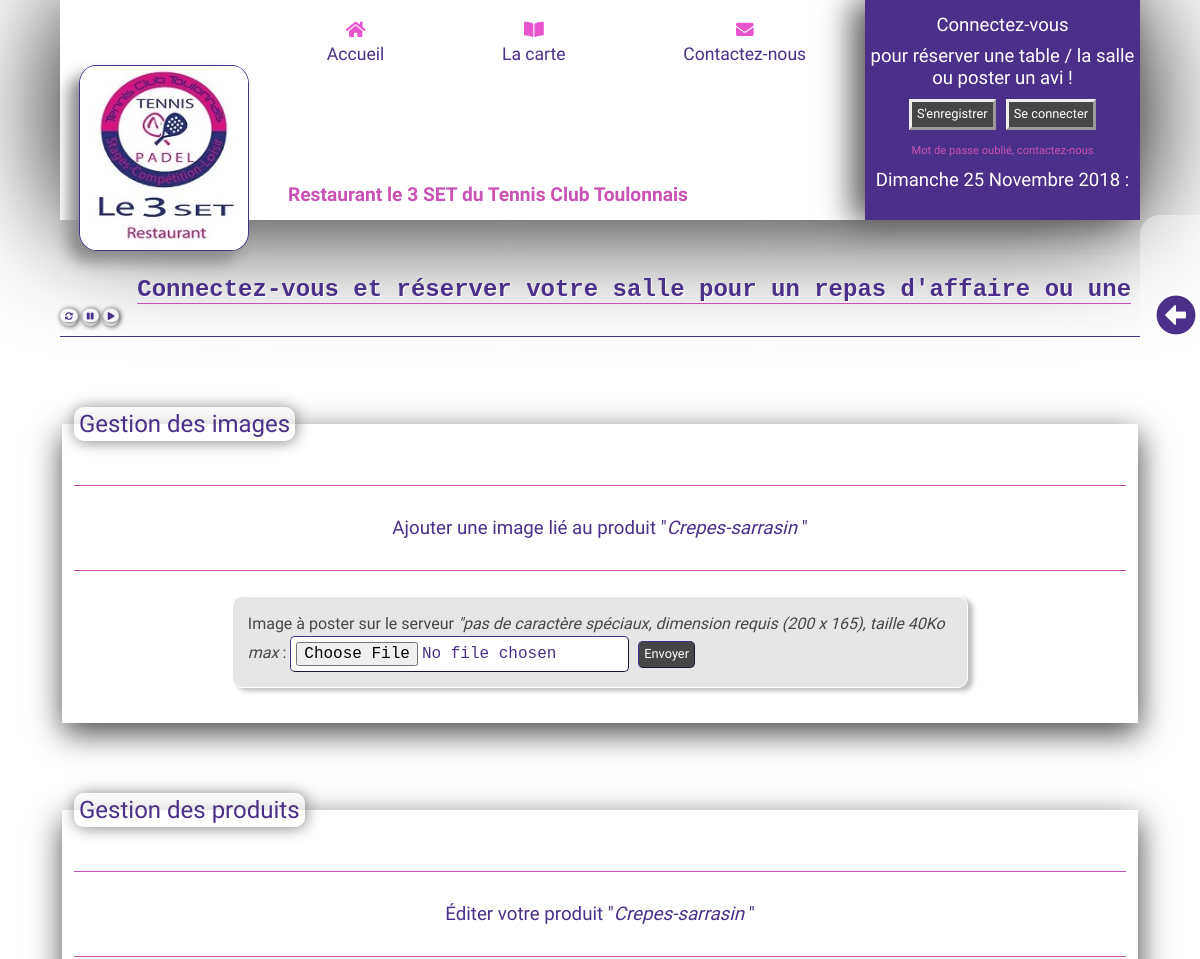
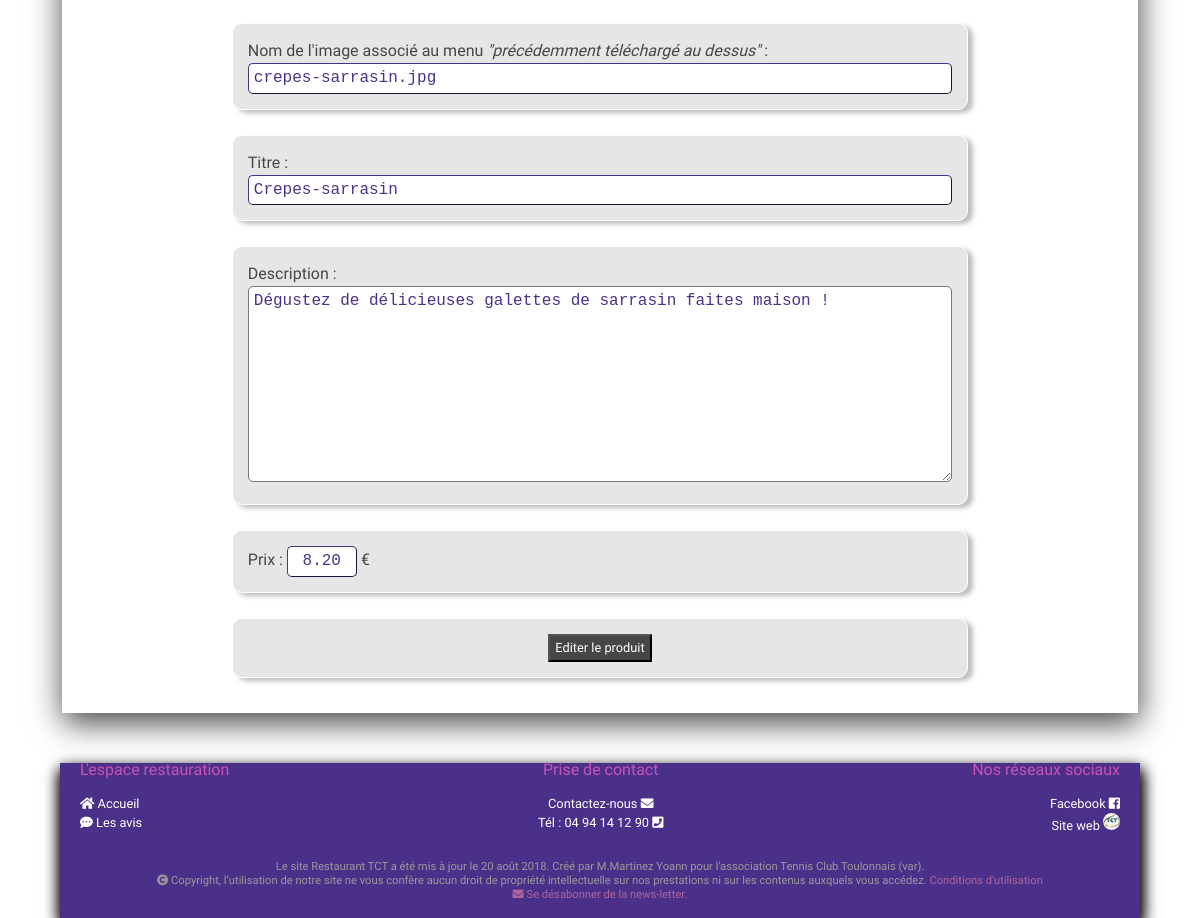
/?page=manager/editProductManager&id=1, run on the app's committed database (2 pictures, top to bottom).
### tables this page shows
CREATE TABLE `homes` (
  `id` int(10) NOT NULL,
  `title` varchar(70) NOT NULL,
  `textHome` text NOT NULL,
  `pop` varchar(76) NOT NULL
);

CREATE TABLE `products` (
  `id` int(10) UNSIGNED NOT NULL,
  `mealsId` int(10) NOT NULL,
  `titleProduct` varchar(64) NOT NULL,
  `priceSingle` double NOT NULL,
  `priceTotal` double DEFAULT NULL,
  `description` varchar(512) NOT NULL,
  `picture` varchar(128) NOT NULL
);

### index.php (called while the page is built, shortened)
<?php
if(array_key_exists("page", $_GET)) {
    $page = $_GET['page'];
    if (file_exists("application/controller/$page" . "_controller" . ".php")) {
        require_once "application/controller/$page" . "_controller" . ".php";
    }
} else {
    $template = "home";
}
require_once "application/controller/home_controller.php";
require_once "application/view/layout.phtml";

### application/config/config.php (called while the page is built)
<?php
$this->data = new PDO('mysql:host=localhost;dbname=restauranttct;charset=UTF8','root','Yoann1995$',
    [
        PDO::ATTR_ERRMODE => PDO::ERRMODE_EXCEPTION,
        PDO::ATTR_DEFAULT_FETCH_MODE => PDO::FETCH_ASSOC
    ]
);
$this->data->setAttribute(PDO::ATTR_ERRMODE, PDO::ERRMODE_EXCEPTION);
$this->data->setAttribute(PDO::ATTR_DEFAULT_FETCH_MODE, PDO::FETCH_ASSOC);
$this->data->query("SET lc_time_names = 'fr_FR';");

### application/model/DatabaseHome.class.php (called while the page is built, shortened)
<?php
class DataBaseHome
{
    private $data;
    function __construct()
    {
        include 'application/config/config.php';
    }
    function get_homes() {
        $sql = 'SELECT
                  id,
                  title,
                  textHome,
                  pop
                FROM
                  homes
                 ';
        $query = $this->data->prepare($sql);
        $query->execute();
        return $query->fetchAll();
    }
}

### application/controller/home_controller.php (called while the page is built)
<?php
require_once 'application/model/DatabaseHome.class.php';
$dataHome = new DataBaseHome();
$Homes = $dataHome->get_homes();
require_once 'application/model/DatabaseProduct.class.php';
$dataProduct = new DataBaseProduct();
$Products = $dataProduct->get_Products();

### application/controller/manager/editProductManager_controller.php (called while the page is built, shortened)
<?php
require_once 'application/model/DatabaseHome.class.php';
$dataHome = new DataBaseHome();
$Homes = $dataHome->get_homes();
require_once 'application/model/DatabaseProduct.class.php';
$http_id = $_GET['id'];
$dataProduct = new DataBaseProduct();
$Product = $dataProduct->get_Product($http_id);

### application/model/DatabaseProduct.class.php (called while the page is built, shortened)
<?php
class DataBaseProduct {
    private $data;
    function __construct()
    {
        include 'application/config/config.php';
    }
    function get_Products() {
        $sql = 'SELECT
                  id,
                  picture,
                  titleProduct,
                  description,
                  priceSingle
                FROM
                  products';
        $query = $this->data->prepare($sql);
        $query->execute();
        return $query->fetchAll();
    }
    function get_Product($id) {
        $sql = 'SELECT
                  id,
                  picture,
                  titleProduct,
                  description,
                  priceSingle
                FROM
                  products
                WHERE
                  id = ?';
        $query = $this->data->prepare($sql);
        $query->execute([$id]);
        return $query->fetch();
    }
}

### application/view/manager/editProductManager.phtml (the view, shortened to what this page needs)
<main>
    <?php require_once "application/view/manager/boxNavManager.phtml" ?>
    <section>
        <form id="ajout_form" method="post" action="<?="application/view/images/img_card/"?>upload.php" enctype="multipart/form-data">
            <fieldset>
                <legend><h2>Gestion des images</h2></legend>
                <div id="container_form">
                    <h3>Ajouter une image lié au produit "<em><?= htmlspecialchars($Product['titleProduct']) ?></em> "</h3>
                    <ul>
                        <li>
                            Image à poster sur le serveur <em>"pas de caractère spéciaux, dimension requis (200 x 165), taille 40Ko max</em> :
                            <input type="file" name="avatar">
                            <input id="button_onform" type="submit" value="Envoyer">
                        </li>
                    </ul>
            </fieldset>
        </form>
        <form id="ajout_form" method="post">
            <fieldset>
                <legend><h2>Gestion des produits</h2></legend>
                <div id="container_form">
                    <h3>Éditer votre produit "<em><?= htmlspecialchars($Product['titleProduct']) ?></em> "</h3>
                    <ul>
                        <li>
                            <label>Nom de l'image associé au menu <em>"précédemment téléchargé au dessus"</em> :
                                <input type="text" id="Product" value="<?= htmlspecialchars($Product['picture']) ?>" name="picture" maxlength="22" placeholder="Hot-Dog.png"  required />
                            </label>
                        </li>
                        <li>
                            <label>Titre :
                                <input type="text" id="Product" value="<?= htmlspecialchars($Product['titleProduct']) ?>" name="titleProduct" maxlength="50" placeholder="Hot-Dog..."  required />
                            </label>
                        </li>
                        <li>
                            <label>Description :</label>
                            <textarea name="description" rows="10" cols="40" id="Product" maxlength="650" placeholder="Le typique sandwitch américain avec sa saucisse cuite accompagnée..." required><?= htmlspecialchars($Product['description']) ?></textarea>
                        </li>
                        <li>
                            <label>Prix :
                                <input type="text" value=" <?= number_format($Product['priceSingle'], 2) ?>" id="priceSingle" name="priceSingle" placeholder="20.90" maxlength="5" required />
                                €
                            </label>
                        </li>
                        <li class="form_title">
                            <button id="button_onform" type="submit" name="editProduct" onclick="window.location.href='<?php HOME ?>?page=manager/cardManager'">Editer le produit</button>
                        </li>
                    </ul>
                </div>
            </fieldset>
        </form>
    </section>
</main>

### application/view/header.phtml (shortened to what this page needs)
<header>
    <section>
        <div class="container_nav">
            <div class="logo_tct">
                <a href="<?php htmlspecialchars(HOME) ?>?page=home"><img src="<?= VIEW_PATH ?>images/logo_tct.jpg" alt="logo_tct" title="Le 3 SET"></a>
            </div>
            <nav>
                <ul>
                    <li id="home">
                        <a href="<?php htmlspecialchars(HOME) ?>?page=home"><i class="fas fa-home"></i><br>Accueil</a>
                    </li>
                    <li id="card">
                        <a href="<?php htmlspecialchars(HOME) ?>?page=user/card"><i class="fas fa-book-open"></i><br>La carte</a>
                    </li>
                    <li id="contact">
                        <a href="<?php htmlspecialchars(HOME) ?>?page=user/contact"><i class="fa fa-envelope"></i><br>Contactez-nous</a>
                    </li>
                </ul>
                <h1>Restaurant le 3 SET du Tennis Club Toulonnais</h1>
            </nav>
        </div>
        <div class="box_login">
            <div class="<?= $_SESSION['hide'] ?>">
                <p>Connectez-vous</p>
                <p>pour réserver une table / la salle ou poster un avi !</p>
                <div class="log_tct">
                    <a href="<?php htmlspecialchars(HOME) ?>?page=log/register" class="login">S'enregistrer</a>
                    <a href="<?php htmlspecialchars(HOME) ?>?page=log/login" class="login">Se connecter</a>
                </div>
                <a href="<?php htmlspecialchars(HOME) ?>?page=user/contact" class="mdp_forget">Mot de passe oublié, contactez-nous</a>
            </div>
            <div id="date">
            </div>
        </div>
    </section>
</header>
<body onload="initDefile()">
<div class="box_pop">
    <?php if (isset($Homes)) {
        foreach ($Homes as $home): ?>
            <span id="text_pop"><?= htmlspecialchars($home['pop']) ?></span>
        <?php endforeach;
    } ?>
</div>
<div class="button_pop">
    <a class="button_play" title="Rafraichir la page" href="#" onclick='window.location.reload(false)'><i class="fas fa-sync-alt"></i></a>
    <a class="button_pause" title="Mettre en pause" href="#" onclick="myStopFunction()"><i class="fas fa-pause"></i></a>
    <a class="button_play" title="Redémarage du texte" href="#" onclick="myPlayFunction()"><i class="fas fa-play"></i></a>
</div>
</body>

### application/view/css/style.css (style rules this page uses)
html { background: url("../images/Menu.jpg") no-repeat center; background-size: cover; }
* { box-sizing: border-box; outline: none; }
header { font-family: 'Amiko', sans-serif; font-size: 1rem; }
body { max-width: 90%; margin: 0 auto; font-family: 'Cantata One', serif; font-size: 1rem; background-color: rgba(255, 255, 255, 0.40); }
main { min-height: 650px; margin-top: 10px; border-top: 1px solid #4b3089; }
.visible { flex-direction: column; }
#timerPathHome, textarea { color: #4b3089; }
header section { display: flex; box-shadow: 1px 1px 120px black; justify-content: space-between; height: 220px; }
.logo_tct img { width: 170px; border: 1px solid #4b3089; border-radius: 10%; margin: 65px 19px; box-shadow: -10px 10px 15px #8a8a8a; transition: 2.7s; -webkit-transition: 2.7s; -moz-transition: 2.7s; -o-transition: 2.7s; }
.container_nav { width: 100%; display: flex; background-color: white; }
nav { width: 100%; z-index: 1; }
header ul { display: flex; justify-content: space-around; padding: 0; max-height: 500px; }
header li { text-align: center; display: inline-grid; list-style: none; font-family: 'Cantata One', serif; }
header i { color: #e655ce; padding: 5px; }
header nav a { text-decoration: none; font-size: 1.1em; color: #4b3089; transition-property: transform; transition-duration: 1s; transition-timing-function: ease; }
header h1 { color: #c952b5; font-size: 1.2em; font-family: 'Indie Flower', cursive; margin: 120px 0 0 20px; }
.box_login { padding: 5px; background-color: #4b3089; box-shadow: -13px 1px 30px #5a5a5a; }
.box_login p { font-family: 'Indie Flower', cursive; font-size: 1.16em; width: 265px; color: white; text-align: center; margin: 10px 0; }
.mdp_forget { text-decoration: none; color: #c952b5; width: 100%; font-size: 0.7em; display: inline-block; text-align: center; }
.login , #button_onform, #button_offform { color: #ffffff; padding: 5px; border-style: outset; background-color: #464647; font-size: 0.8em; text-align: center; text-decoration: none; margin: 0 5px; }
.login:hover, input , .table_list tr th { background-color: white; color: #4b3089; }
#date { display: inline-block; margin-top: 12px; width: 100%; }
.log_tct { justify-content: center; display: flex; margin: 10px; }
.box_pop { overflow:hidden; font-family: 'Indie Flower', cursive; font-size: 1.5em; color: #464647; padding-top: 30px; height: 65px; line-height: 1.5em; }
#text_pop { color: #4b3089; text-shadow: 1px 1px white; font-family: monospace; border-bottom: 1px solid #c952b5; font-weight: bold; }
.button_pause, .button_play, .button_refresh, .fa-sync-alt, .fa-pause, .fa-play { font-size: 0.7em; color: #4b3089; box-shadow: 1px 1px 5px #6a6a6a; border-radius: 20px; }
.button_pause, .button_play, .button_refresh, .fa-sync-alt:hover, .fa-pause:hover, .fa-play:hover { color: #c952b5; }
section { margin-bottom: 20px; }
input, textarea { padding: 5px; font-family: monospace; border-radius: 5px; }
#list_new_letter p, .form_li, .form_title, nav ul:nth-child(2), .condition { text-align: center; }
#titleAdvice, #titleHome, #Product, .managerOperation, textarea, #mail, #adress1, #adress2, #club, #password, #conf_password, #add_file { width: 100%; max-width: 100%; }
h2 { font-weight: normal; }
legend h2 { background-color: rgba(255, 255, 255, 0.5); padding: 5px; border-radius: 10px; box-shadow: 1px 1px 15px #858585; }
input:valid { border: 1px outset #4b3089; }
form h3 { color: #4b3089; text-align: center; font-weight: normal; border-top: 1px solid #c952b5; border-bottom: 1px solid #c952b5; padding: 30px 1px; }
form { margin: 50px 0 50px 0; line-height: 1.5em; }
legend { color: #4b3089; font-weight: bold; }
fieldset { box-shadow: 1px 10px 30px #464647; border-style: unset; }
main ul { margin: 0 auto; width: 100%; padding: 0; }
input, .home_products img { transition-property: transform; transition-duration: 1s; transition-timing-function: ease; }
main ul li { list-style: none; margin: 25px 15%; border: 1px solid white; border-radius: 10px; padding: 15px; box-shadow: 5px 3px 5px #bdbdbd; color: #464647; background-color: #e6e6e6; }
#code, #priceSingle { width: 70px; }
#button_onform, #button_offform { font-family: 'Cantata One', serif; }
nav ul { padding: 0; }

### data on the page
homes: pop "Connectez-vous et réserver votre salle pour un repas d'affaire ou une…"
products: titleProduct "Crepes-sarrasin", picture "crepes-sarrasin.jpg", description "Dégustez de délicieuses galettes de sarrasin faites maison !", priceSingle "8.20"
